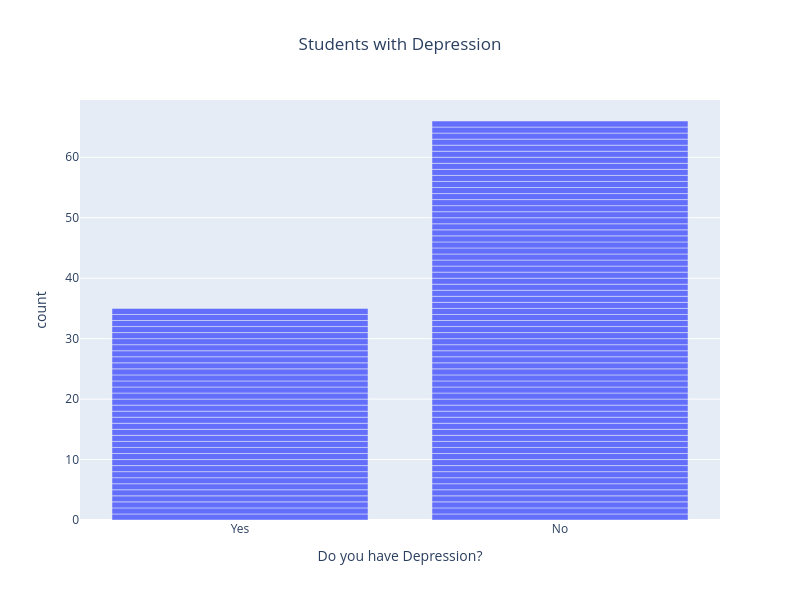

Notebook code cell kept with this figure:
### Code cell
fig4 = px.bar(
    df,
    x='Do you have Depression?',
    title='Students with Depression'
)

fig4.update_layout(
    width=800,
    height=600,
    title_x=0.5
)

fig4.show()

### Figure 1 — Plotly figure (JSON) as saved in the notebook; plotly's stock layout.template omitted (floating-point values rounded to 4 significant figures)
{"data": [{"hovertemplate": "Do you have Depression?=%{x}<br>count=%{y}<extra></extra>", "legendgroup": "", "marker": {"color": "#636efa", "pattern": {"shape": ""}}, "name": "", "orientation": "v", "showlegend": false, "textposition": "auto", "type": "bar", "x": ["Yes", "No", "Yes", "Yes", "No", "No", "Yes", "No", "No", "No", "No", "Yes", "Yes", "No", "No", "No", "No", "Yes", "No", "Yes", "No", "No", "No", "No", "Yes", "No", "No", "Yes", "Yes", "No", "No", "No", "No", "Yes", "Yes", "No", "Yes", "Yes", "No", "Yes", "No", "No", "Yes", "No", "No", "No", "No", "No", "Yes", "No", "Yes", "No", "No", "Yes", "Yes", "No", "No", "Yes", "No", "No", "No", "No", "No", "No", "No", "Yes", "No", "Yes", "Yes", "No", "No", "No", "Yes", "No", "No", "No", "Yes", "No", "No", "No", "Yes", "No", "Yes", "No", "No", "Yes", "No", "Yes", "No", "No", "No", "No", "Yes", "Yes", "No", "No", "No", "Yes", "Yes", "No", "No"], "xaxis": "x", "y": [1, 1, 1, 1, 1, 1, 1, 1, 1, 1, 1, 1, 1, 1, 1, 1, 1, 1, 1, 1, 1, 1, 1, 1, 1, 1, 1, 1, 1, 1, 1, 1, 1, 1, 1, 1, 1, 1, 1, 1, 1, 1, 1, 1, 1, 1, 1, 1, 1, 1, 1, 1, 1, 1, 1, 1, 1, 1, 1, 1, 1, 1, 1, 1, 1, 1, 1, 1, 1, 1, 1, 1, 1, 1, 1, 1, 1, 1, 1, 1, 1, 1, 1, 1, 1, 1, 1, 1, 1, 1, 1, 1, 1, 1, 1, 1, 1, 1, 1, 1, 1], "yaxis": "y"}], "layout": {"barmode": "relative", "height": 600, "legend": {"tracegroupgap": 0}, "title": {"text": "Students with Depression", "x": 0.5}, "width": 800, "xaxis": {"anchor": "y", "domain": [0, 1], "title": {"text": "Do you have Depression?"}}, "yaxis": {"anchor": "x", "domain": [0, 1], "title": {"text": "count"}}}}
